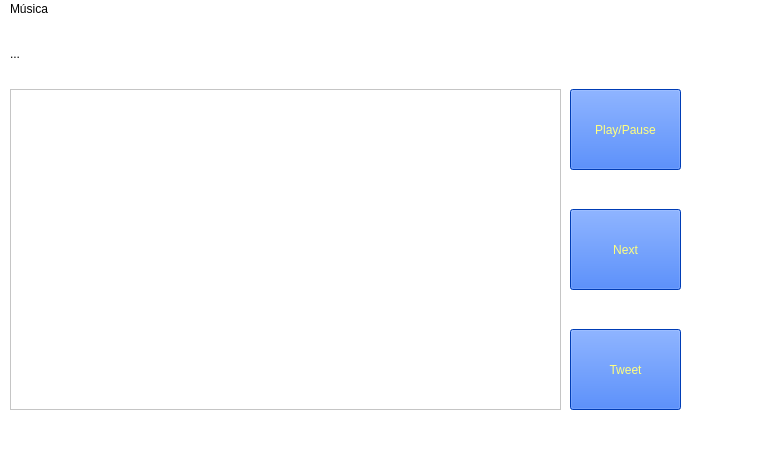
<?xml version="1.0" encoding="UTF-8"?>
<ui version="4.0">
 <class>MainWindow</class>
 <widget class="QMainWindow" name="MainWindow">
  <property name="geometry">
   <rect>
    <x>0</x>
    <y>0</y>
    <width>780</width>
    <height>450</height>
   </rect>
  </property>
  <property name="minimumSize">
   <size>
    <width>780</width>
    <height>400</height>
   </size>
  </property>
  <property name="maximumSize">
   <size>
    <width>800</width>
    <height>480</height>
   </size>
  </property>
  <property name="windowTitle">
   <string>MainWindow</string>
  </property>
  <property name="styleSheet">
   <string>QWidget {
	background-color: rgb(255, 255, 255);
}

QPushButton {
	background-color: rgb(0, 85, 255);	
	color: rgb(255, 255, 127);
}

QPushButton:pressed {
	background-color:rgb(255, 255, 127);
	color: rgb(0, 85, 255);
}

QListWidget{
    color: rgb(0, 85, 255);
	
	font: 75 22pt &quot;Sans Serif&quot;;
 }

QListWidget:selected{	
	selection-color: rgb(255, 255, 127);
	color: rgb(0, 85, 255);
	font: 75 30pt &quot;Sans Serif&quot;;
 }</string>
  </property>
  <widget class="QWidget" name="centralwidget">
   <widget class="QPushButton" name="BPlayPause">
    <property name="geometry">
     <rect>
      <x>570</x>
      <y>70</y>
      <width>111</width>
      <height>81</height>
     </rect>
    </property>
    <property name="text">
     <string>Play/Pause</string>
    </property>
   </widget>
   <widget class="QPushButton" name="BNext">
    <property name="geometry">
     <rect>
      <x>570</x>
      <y>190</y>
      <width>111</width>
      <height>81</height>
     </rect>
    </property>
    <property name="text">
     <string>Next</string>
    </property>
   </widget>
   <widget class="QPushButton" name="BTweet">
    <property name="geometry">
     <rect>
      <x>570</x>
      <y>310</y>
      <width>111</width>
      <height>81</height>
     </rect>
    </property>
    <property name="text">
     <string>Tweet</string>
    </property>
   </widget>
   <widget class="QLabel" name="lMusicName">
    <property name="geometry">
     <rect>
      <x>10</x>
      <y>10</y>
      <width>601</width>
      <height>51</height>
     </rect>
    </property>
    <property name="font">
     <font>
      <pointsize>15</pointsize>
      <weight>75</weight>
      <bold>true</bold>
     </font>
    </property>
    <property name="text">
     <string>&lt;!DOCTYPE HTML PUBLIC &quot;-//W3C//DTD HTML 4.0//EN&quot; &quot;http://www.w3.org/TR/REC-html40/strict.dtd&quot;&gt;
&lt;html&gt;&lt;head&gt;&lt;meta name=&quot;qrichtext&quot; content=&quot;1&quot; /&gt;&lt;style type=&quot;text/css&quot;&gt;
p, li { white-space: pre-wrap; }
&lt;/style&gt;&lt;/head&gt;&lt;body style=&quot; font-family:'Sans Serif'; font-size:10pt; font-weight:400; font-style:normal;&quot;&gt;
&lt;p style=&quot; margin-top:0px; margin-bottom:0px; margin-left:0px; margin-right:0px; -qt-block-indent:0; text-indent:0px;&quot;&gt;&lt;span style=&quot; font-family:'DejaVu Sans'; font-size:9pt;&quot;&gt;...&lt;/span&gt;&lt;/p&gt;&lt;/body&gt;&lt;/html&gt;</string>
    </property>
   </widget>
   <widget class="QListWidget" name="tbList">
    <property name="geometry">
     <rect>
      <x>10</x>
      <y>70</y>
      <width>551</width>
      <height>321</height>
     </rect>
    </property>
    <property name="font">
     <font>
      <family>Sans Serif</family>
      <pointsize>22</pointsize>
      <weight>9</weight>
      <italic>false</italic>
      <bold>false</bold>
     </font>
    </property>
   </widget>
  </widget>
  <widget class="QMenuBar" name="menubar">
   <property name="geometry">
    <rect>
     <x>0</x>
     <y>0</y>
     <width>780</width>
     <height>23</height>
    </rect>
   </property>
   <widget class="QMenu" name="menuArquivo">
    <property name="title">
     <string>Música</string>
    </property>
    <addaction name="MArquivo"/>
    <addaction name="MPasta"/>
    <addaction name="separator"/>
    <addaction name="MSair"/>
   </widget>
   <addaction name="menuArquivo"/>
  </widget>
  <widget class="QStatusBar" name="statusbar"/>
  <action name="MArquivo">
   <property name="text">
    <string>Importar arquivo</string>
   </property>
  </action>
  <action name="MPasta">
   <property name="text">
    <string>Importar pasta</string>
   </property>
  </action>
  <action name="MSair">
   <property name="text">
    <string>Sair</string>
   </property>
  </action>
  <action name="MTela">
   <property name="text">
    <string>Tela</string>
   </property>
  </action>
  <action name="MParametros">
   <property name="text">
    <string>Parâmetros</string>
   </property>
  </action>
 </widget>
 <resources/>
 <connections/>
</ui>
